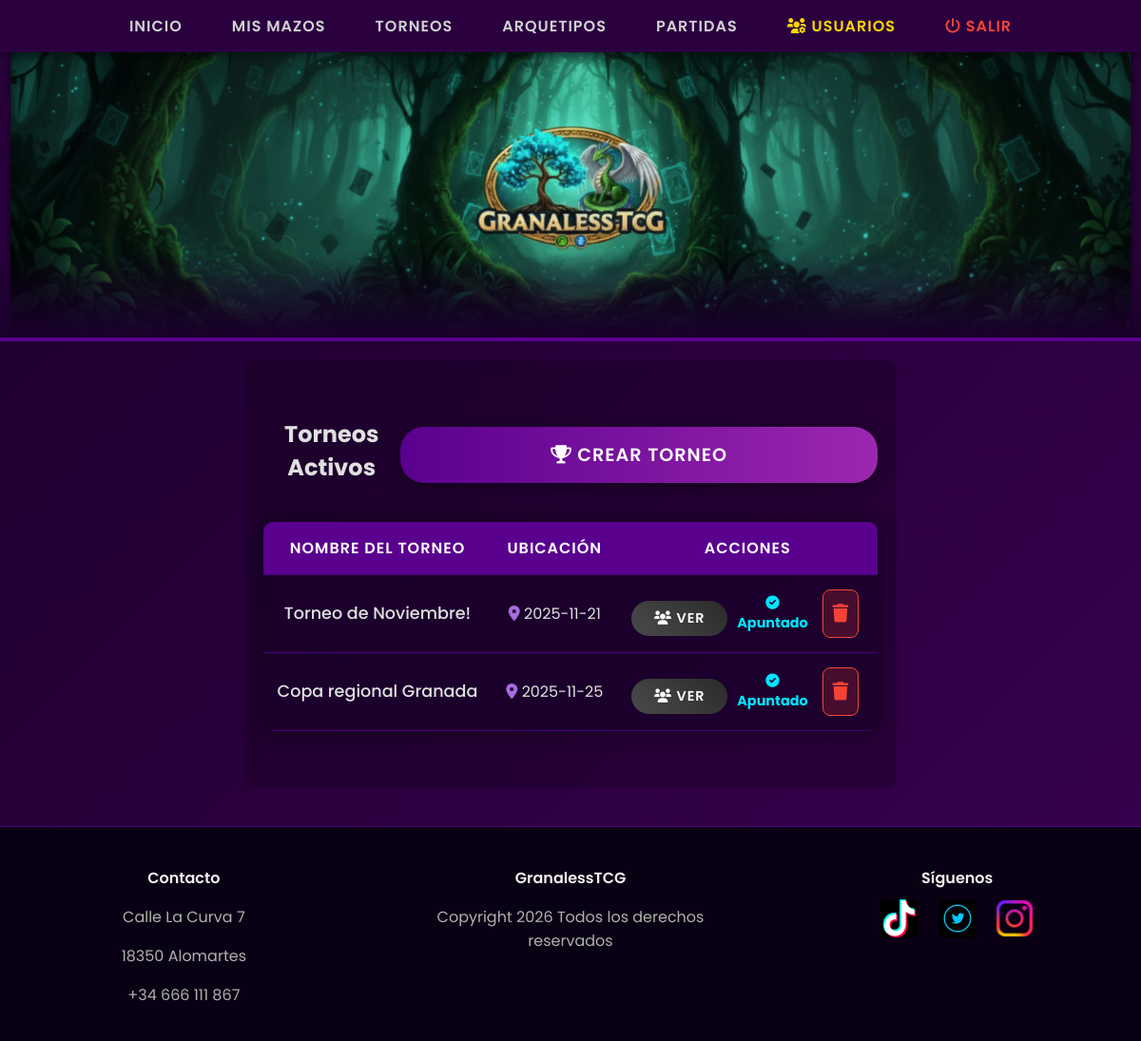
Page /app/listadotorneos.php (signed in) on the committed database.
### tables this page shows
CREATE TABLE `torneo` (
  `id_torneo` int(11) NOT NULL,
  `id_creador` int(11) NOT NULL,
  `nombre_torneo` varchar(150) NOT NULL,
  `fecha` date DEFAULT NULL
);

### app/listadotorneos.php (the view, shortened to what this page needs)
<?php
    include "header.php";
    include "conexion.php";
    mysqli_select_db($conexion, "proyecto2");
    $rol_usuario = $_SESSION['rol'] ?? '';
    $id_usuario_logueado = $_SESSION['id_usuario'];
?>
<!DOCTYPE html>
<html lang="es">
<head>
    <link rel="stylesheet" href="estilos.css">
    <link rel="stylesheet" href="https://cdnjs.cloudflare.com/ajax/libs/font-awesome/6.0.0/css/all.min.css">
</head>
<body>
<div class="main-content">
    <div style="display: flex; justify-content: space-between; align-items: center; margin-bottom: 20px;">
        <h2>Torneos Activos</h2>
        <?php
        $rol = strtolower($rol_usuario);
        if ($rol == 'organizador' || $rol == 'admin') {
            echo '<a href="altatorneo.php" class="btn-gamer">';
            echo '<i class="fa-solid fa-trophy"></i> Crear Torneo';
            echo '</a>';
        }
        ?>
    </div>
    <table class="tabla-gamer">
        <thead>
            <tr>
                <th>Nombre del Torneo</th>
                <th>Ubicación</th>
                <th>Acciones</th>
            </tr>
        </thead>
        <tbody>
            <?php
            $sql = "SELECT * FROM torneo";
            $registros = mysqli_query($conexion, $sql);
            if (mysqli_num_rows($registros) > 0) {
                while ($fila = mysqli_fetch_array($registros)) {
                    $id_torneo = $fila[0];
                    $nombre_torneo = $fila[2];
                    $ubicacion = $fila[3];
                    echo "<tr>";
                    echo "<td class='texto-mazo'>" . $nombre_torneo . "</td>";
                    echo "<td><i class='fa-solid fa-location-dot' style='color:#a76ddc;'></i> " . $ubicacion . "</td>";
                    echo "<td>";
                    echo "<div style='display: flex; gap: 10px; justify-content: center; align-items: center;'>";
                    echo "<a href='ver_inscritos.php?id_torneo=" . $id_torneo . "' class='btn-gamer' style='padding: 8px 15px; font-size: 0.9rem; background: linear-gradient(45deg, #4a4a4a, #2b2b2b); box-shadow: none;'>";
                    echo "<i class='fa-solid fa-users'></i> Ver";
                    echo "</a>";
                    $sql_check = "SELECT * FROM inscripcion WHERE id_torneo = '$id_torneo' AND id_usuario = '$id_usuario_logueado'";
                    $check = mysqli_query($conexion, $sql_check);
                    if (mysqli_num_rows($check) > 0) {
                        echo "<span style='color: #00e5ff; font-weight: bold; font-size: 0.9rem;'>";
                        echo "<i class='fa-solid fa-check-circle'></i> Apuntado";
                        echo "</span>";
                    } else {
                        echo "<a href='apuntartorneo.php?id_torneo=" . $id_torneo . "' class='btn-gamer' style='padding: 8px 15px; font-size: 0.9rem;'>";
                        echo "Apuntarse";
                        echo "</a>";
                    }
                    if ($rol == 'admin') {
                        echo "<a href='eliminar_torneo.php?id_torneo=" . $id_torneo . "' class='btn-icon btn-delete' title='Eliminar Torneo' onclick='return confirm(\"¡ATENCIÓN!\\n\\nSi borras este torneo, se eliminarán también todas las inscripciones asociadas.\\n\\n¿Estás seguro de continuar?\")'>";
                        echo "<i class='fa-solid fa-trash'></i>";
                        echo "</a>";
                    }
                    echo "</div>";
                    echo "</td>";
                    echo "</tr>";
                }
            } else {
                echo "<tr><td colspan='3' style='padding: 30px;'>No hay torneos activos en este momento.</td></tr>";
            }
            ?>
        </tbody>
    </table>
</div>
<?php
    include "footer.php";
?>
</body>
</html>

### app/estilos.css (style rules this page uses)
body { font-family: 'Poppins', sans-serif; margin: 0; padding: 0; background: linear-gradient(135deg, #1a002b 0%, #3a0050 100%); color: #e0e0e0; min-height: 100vh; display: flex; flex-direction: column; }
a { text-decoration: none; color: inherit; transition: all 0.3s ease; }
.main-content { padding: 40px 20px; max-width: 1200px; margin: 0 auto; text-align: center; background-color: rgba(0, 0, 0, 0.2); border-radius: 10px; margin-top: 20px; flex: 1; }
.btn-gamer { margin-top: 10px; width: 100%; padding: 15px; font-size: 1.2rem; background: linear-gradient(90deg, #5a008f, #9c27b0); color: white; border: none; border-radius: 25px; font-weight: 600; cursor: pointer; transition: all 0.3s ease; text-transform: uppercase; letter-spacing: 1px; box-shadow: 0 4px 15px rgba(0,0,0,0.4); }
.tabla-gamer { width: 100%; border-collapse: collapse; margin: 20px 0; background-color: rgba(26, 0, 43, 0.8); box-shadow: 0 0 20px rgba(0, 0, 0, 0.5); border-radius: 10px; overflow: hidden; }
.tabla-gamer thead { background-color: #5a008f; color: #ffffff; }
.tabla-gamer th, .tabla-gamer td { padding: 15px; text-align: center; border-bottom: 1px solid #4a007f; vertical-align: middle; }
.tabla-gamer th { text-transform: uppercase; letter-spacing: 1px; font-weight: 600; }
.texto-mazo { font-size: 1.1em; font-weight: 500; color: #e0e0e0; }
.btn-icon { display: inline-block; padding: 10px; margin: 0 5px; border-radius: 8px; font-size: 1.2em; transition: all 0.2s ease; }
.btn-delete { background-color: rgba(244, 67, 54, 0.2); color: #f44336; border: 1px solid #f44336; }

### rows in the picture
torneo: nombre_torneo "Torneo de Noviembre!", fecha "2025-11-21"
torneo: nombre_torneo "Copa regional Granada", fecha "2025-11-25"
